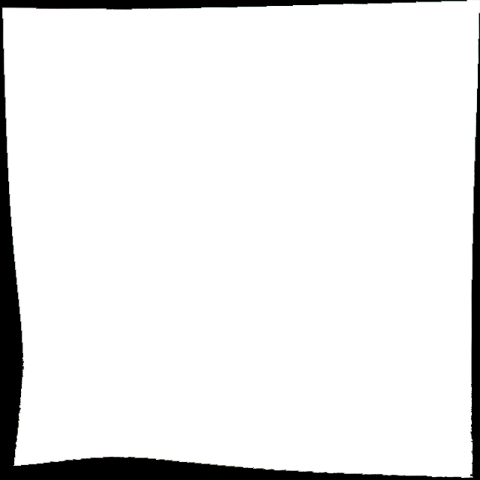
%> input picture pokusy/qolS0.png, 480 x 480 px
$ octave inscribe.m   (GNU Octave 9; MATLAB toolbox functions it lacks are replaced by stand-ins)
%> lines starting %> are read from the running program, lines starting %| are printed output that depends on the picture; in (x1, y1, x2, y2) boxes, pixels count from 0 and x2, y2 are one past the last pixel; in counts of white or black regions, pixels touching at a corner belong together; the program's own positions count from 1
clear; clc;
tic;
%% // read image
imrgb= imread('qolS0.png');
%> imrgb is the input picture: size 480x480x3 uint8; mean R, G, B 235.6, 235.6, 235.6
im = im2bw(rgb2gray(imrgb));    %// binarize image
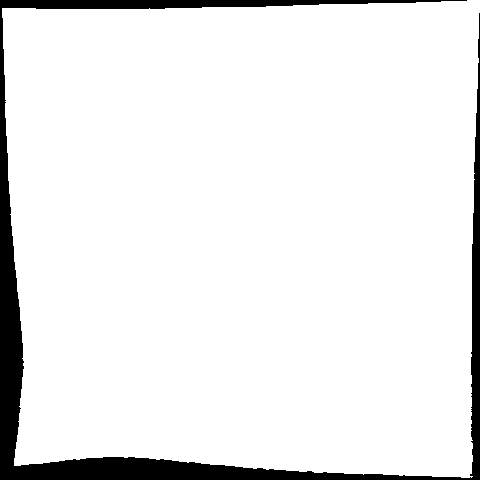
%> im: size 480x480 logical; 92.4% white; 1 black region, box (x1, y1, x2, y2) and area: (0, 0, 480, 480) 17482
im = 1-im;                      %// convert "empty" regions to 0 intensity
[rows,cols] = size(im);
%> rows = 480; cols = 480

%% // set up initial parameters
ULrow = 1;       %// upper-left row        (param #1)
ULcol = 1;       %// upper-left column     (param #2)
BRrow = rows;    %// bottom-right row      (param #3)
%> BRrow = 480
BRcol = cols;    %// bottom-right column   (param #4)
%> BRcol = 480

parameters = 1:4;   %// parameters left to be updated
pidx = 0;           %// index of parameter currently being updated

%% // shrink region until acceptable
while ~isempty(parameters); %// update until all parameters reach bounds

    %// 1. update parameter number
    pidx = pidx+1;
    pidx = mod( pidx-1, length(parameters) ) + 1;
    p = parameters(pidx);   %// current parameter number

    %// 2. update current parameter
    if p==1; ULrow = ULrow+1; end;
    if p==2; ULcol = ULcol+1; end;
    if p==3; BRrow = BRrow-1; end;
    if p==4; BRcol = BRcol-1; end;

    %// 3. grab newest part of region (row or column)
    if p==1; region = im(ULrow,ULcol:BRcol); end;
    if p==2; region = im(ULrow:BRrow,ULcol); end;
    if p==3; region = im(BRrow,ULcol:BRcol); end;
    if p==4; region = im(ULrow:BRrow,BRcol); end;

    %// 4. if the new region has only zeros, stop shrinking the current parameter
    if isempty(find(region,1))
        parameters(pidx) = [];
    end

end
%> after the loop, BRrow = 457; ULcol = 25; ULrow = 10; pidx = 1; region = 448 values from 0 to 0

toc;
params = [ULrow ULcol BRrow BRcol]
%> params = [10 25 457 471]
area = (BRrow-ULrow)*(BRcol-ULcol)
%> area = 199362
